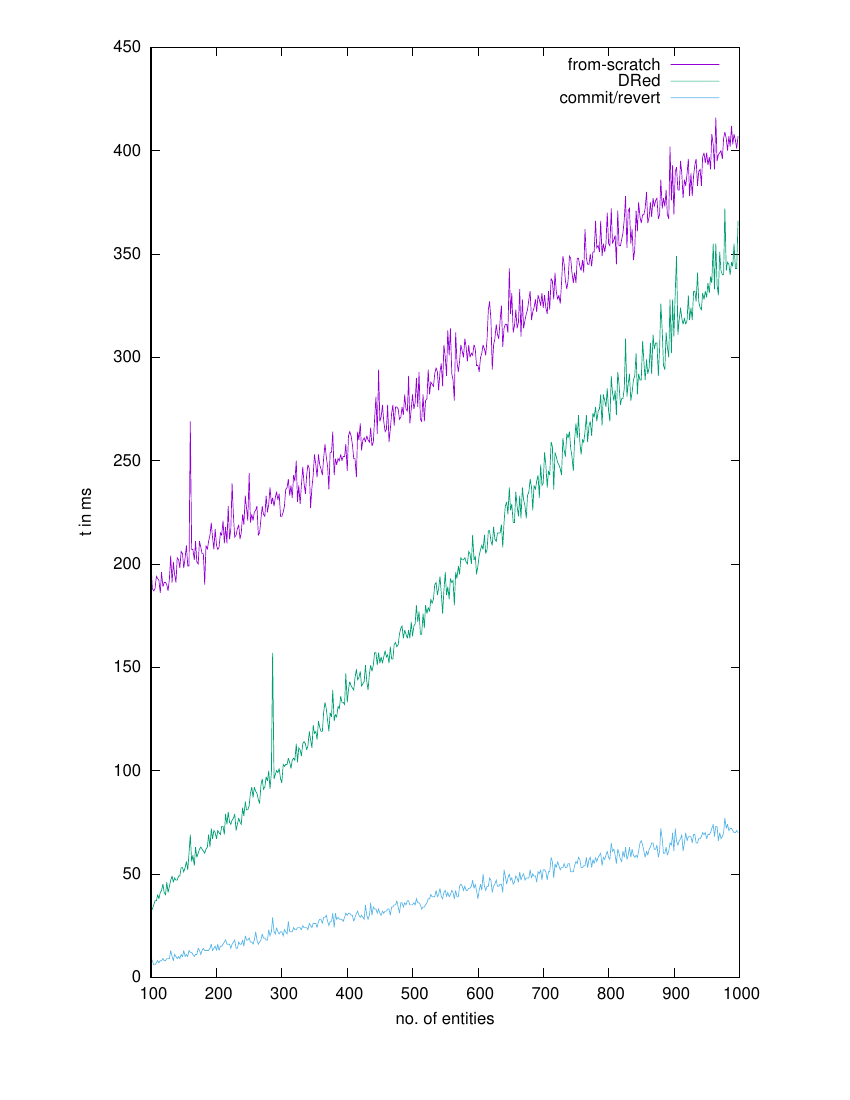

The script that saved this image:
# set datafile separator ","
# set terminal png size 1024, 768 font "arial,10.0"
set terminal postscript portrait enhanced color dashed lw 1 "Arial" 12
set output 'timings.ps'
set xlabel 'no. of entities'
set ylabel 't in ms'
# set ytics 50
# set y2label 'no. of coinflips'
plot "timings.dat" u 1:2 title 'from-scratch' w l, "timings.dat" u 1:3 title 'DRed' w l, "timings.dat" u 1:4 title 'commit/revert' w l

# ,  "timings.dat" u 1:5 title 'initial coinflips' w l axis x1y2
